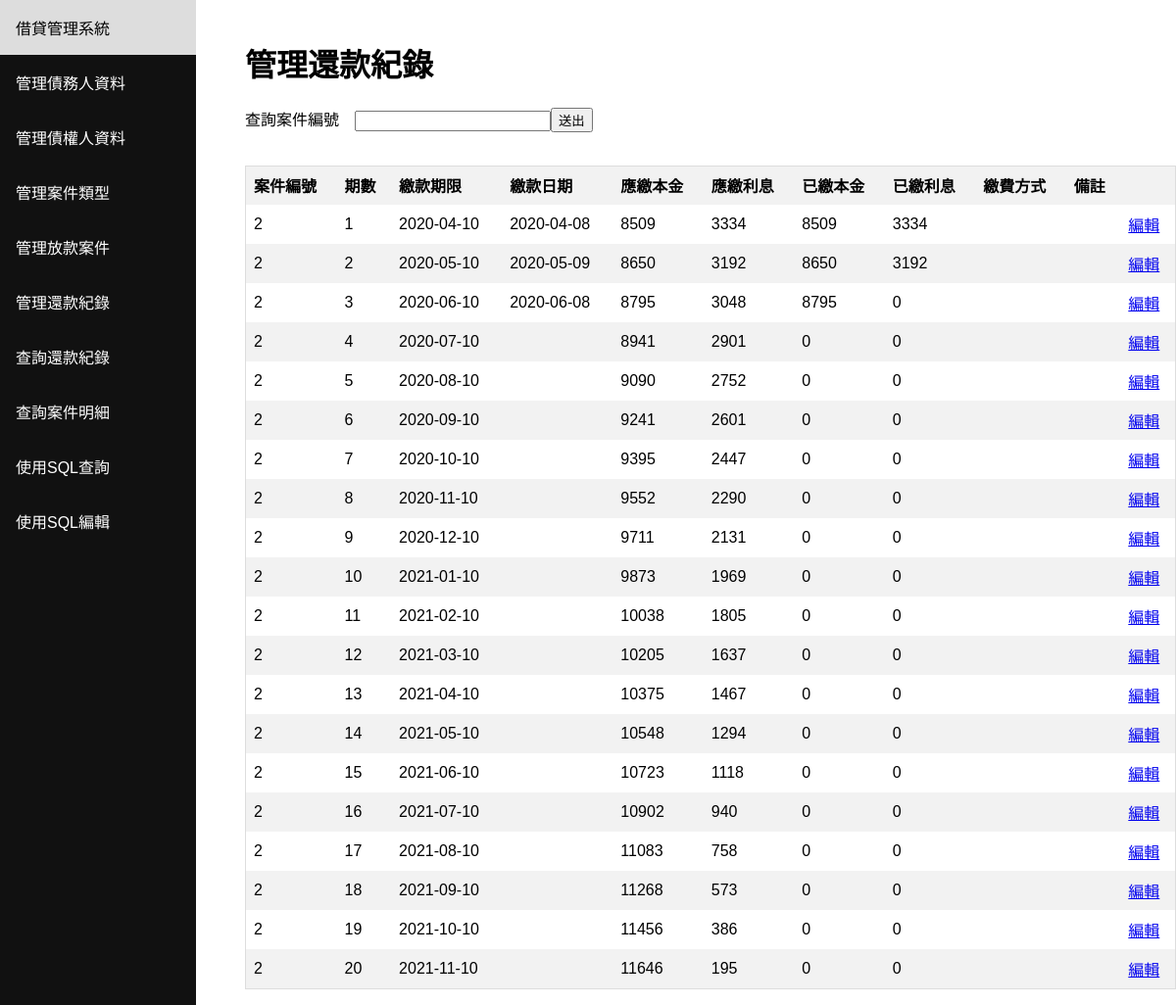
Page /period_show/2 on the committed database.
### tables this page shows
CREATE TABLE "LOAN_PERIOD" (
	"ProjectNumber"	INTEGER NOT NULL,
	"PeriodNumber"	INTEGER NOT NULL,
	"DueDate"	TEXT NOT NULL,
	"RepaymentDate"	TEXT DEFAULT '',
	"ExpectPrinciple"	INTEGER,
	"ExpectInterest"	INTEGER,
	"GetPrinciple"	INTEGER NOT NULL DEFAULT 0,
	"GetInterest"	INTEGER NOT NULL DEFAULT 0,
	"RepaymentMethod"	TEXT DEFAULT '',
	"Remark"	TEXT DEFAULT '',
	FOREIGN KEY("ProjectNumber") REFERENCES "LOAN_PROJECT"("ProjectNumber"),
	PRIMARY KEY("PeriodNumber","ProjectNumber")
);

### main.py (the view)
@app.route('/period_show/<PROJECT>', methods=['GET', 'POST'])
def period_show(PROJECT):
    try:
        if request.method == 'POST' and request.values['ProjectNumber'] != '':
            get_query("select * from LOAN_PROJECT where ProjectNumber = {}".format(request.values['ProjectNumber']))
            return redirect(url_for('period_show', PROJECT=request.values['ProjectNumber']))
    except:
        pass
    projects = get_query("select ProjectNumber from LOAN_PROJECT;")
    table = get_query("select * from LOAN_PERIOD where ProjectNumber = {};".format(PROJECT))
    total_repayment = sum([(table[i][5]+table[i][6]) for i in range(len(table))])
    date = get_query("select StartDate from LOAN_PROJECT where ProjectNumber = {}".format(PROJECT))[0][0]
    return render_template(
            'period.html',
            projects=projects,
            show=True,
            columns=['案件編號','期數','繳款期限','繳款日期','應繳本金','應繳利息','已繳本金','已繳利息','繳費方式','備註'],
            project_number=PROJECT,
            project_date=date,
            total_repayment=total_repayment,
            table=table
    )

### main.py (called while the page is built)
def get_query(query , get_col=False):
    conn = sqlite3.connect('database.db')
    conn.row_factory = sqlite3.Row
    cur = conn.cursor()
    cur.execute(query)
    rows = cur.fetchall()
    conn.close()
    output = []
    cols = []
    for row in rows:
        temp = dict(row)
        output.append(list(temp.values()))
        if get_col: cols = list(temp.keys())
    if get_col:
        return output, cols
    return output

### templates/period.html (shortened to what this page needs)
<html><body><div class="sidenav"><a href="/">借貸管理系統</a><a href="/debter">管理債務人資料</a><a href="/creditor">管理債權人資料</a><a href="/project_type">管理案件類型</a><a href="/project">管理放款案件</a><a href="/period">管理還款紀錄</a><a href="/repayment_record">查詢還款紀錄</a><a href="/project_record">查詢案件明細</a><a href="/sql_search">使用SQL查詢</a><a href="/sql_edit">使用SQL編輯</a></div><div class="content"><h1>管理還款紀錄</h1><form method="POST" action=""><div><p>查詢案件編號　<input id="ProjectNumber" list="ProjectNumbers" name="ProjectNumber" autocomplete="off" style="width:200px"/><input type="submit" value="送出"/></p></div><br/><div><div style="overflow-x:auto;">{% if show %}<table><thead>{% for column in columns %}<th>{{ column }}</th>{% endfor %}<th></th></thead><tbody>{% for row in table %}<tr>{% for item in row %}<td>{{ item }}</td>{% endfor %}<td><a href="/period_edit/{{ row[0] }}-{{ row[1] }}">編輯</a></td></tr>{% endfor %}</tbody></table>{% endif %}</div></form></div></body></html>

### templates/period.html (style rules this page uses)
* { box-sizing: border-box; }
body { margin: 0; font-family: Arial, Helvetica, sans-serif; }
.sidenav { height: 100%; width: 200px; position: fixed; z-index: 1; top: 0; left: 0; background-color: #111; overflow-x: hidden; }
.sidenav a { color: white; padding: 16px; text-decoration: none; display: block; }
.content { margin-left: 200px; padding-left: 50px; padding-top: 20px; }
table { border-collapse: collapse; border-spacing: 0; width: 100%; border: 1px solid #ddd; }
th, td { text-align: left; padding: 8px; }
tr:nth-child(even) { background-color: #f2f2f2 }

### rows in the picture
LOAN_PERIOD: row "2" "1", DueDate "2020-04-10", RepaymentDate "2020-04-08", ExpectPrinciple "8509", ExpectInterest "3334", GetPrinciple "8509", GetInterest "3334"
LOAN_PERIOD: row "2" "2", DueDate "2020-05-10", RepaymentDate "2020-05-09", ExpectPrinciple "8650", ExpectInterest "3192", GetPrinciple "8650", GetInterest "3192"
LOAN_PERIOD: row "2" "3" "0", DueDate "2020-06-10", RepaymentDate "2020-06-08", ExpectPrinciple "8795", ExpectInterest "3048", GetPrinciple "8795"
LOAN_PERIOD: row "2" "4" "0" "0", DueDate "2020-07-10", ExpectPrinciple "8941", ExpectInterest "2901"
LOAN_PERIOD: row "2" "5" "0" "0", DueDate "2020-08-10", ExpectPrinciple "9090", ExpectInterest "2752"
LOAN_PERIOD: row "2" "6" "0" "0", DueDate "2020-09-10", ExpectPrinciple "9241", ExpectInterest "2601"
LOAN_PERIOD: row "2" "7" "0" "0", DueDate "2020-10-10", ExpectPrinciple "9395", ExpectInterest "2447"
LOAN_PERIOD: row "2" "8" "0" "0", DueDate "2020-11-10", ExpectPrinciple "9552", ExpectInterest "2290"
LOAN_PERIOD: row "2" "9" "0" "0", DueDate "2020-12-10", ExpectPrinciple "9711", ExpectInterest "2131"
LOAN_PERIOD: row "2" "10" "0" "0", DueDate "2021-01-10", ExpectPrinciple "9873", ExpectInterest "1969"
LOAN_PERIOD: row "2" "11" "0" "0", DueDate "2021-02-10", ExpectPrinciple "10038", ExpectInterest "1805"
LOAN_PERIOD: row "2" "12" "0" "0", DueDate "2021-03-10", ExpectPrinciple "10205", ExpectInterest "1637"
LOAN_PERIOD: row "2" "13" "0" "0", DueDate "2021-04-10", ExpectPrinciple "10375", ExpectInterest "1467"
LOAN_PERIOD: row "2" "14" "0" "0", DueDate "2021-05-10", ExpectPrinciple "10548", ExpectInterest "1294"
LOAN_PERIOD: row "2" "15" "0" "0", DueDate "2021-06-10", ExpectPrinciple "10723", ExpectInterest "1118"
LOAN_PERIOD: row "2" "16" "0" "0", DueDate "2021-07-10", ExpectPrinciple "10902", ExpectInterest "940"
LOAN_PERIOD: row "2" "17" "0" "0", DueDate "2021-08-10", ExpectPrinciple "11083", ExpectInterest "758"
LOAN_PERIOD: row "2" "18" "0" "0", DueDate "2021-09-10", ExpectPrinciple "11268", ExpectInterest "573"
LOAN_PERIOD: row "2" "19" "0" "0", DueDate "2021-10-10", ExpectPrinciple "11456", ExpectInterest "386"
LOAN_PERIOD: row "2" "20" "195" "0" "0", DueDate "2021-11-10", ExpectPrinciple "11646"

### other values in the picture
{{ column }} "案件編號" "期數" "繳款期限" "繳款日期" "應繳本金" "應繳利息" "已繳本金" "已繳利息" "繳費方式" "備註"
